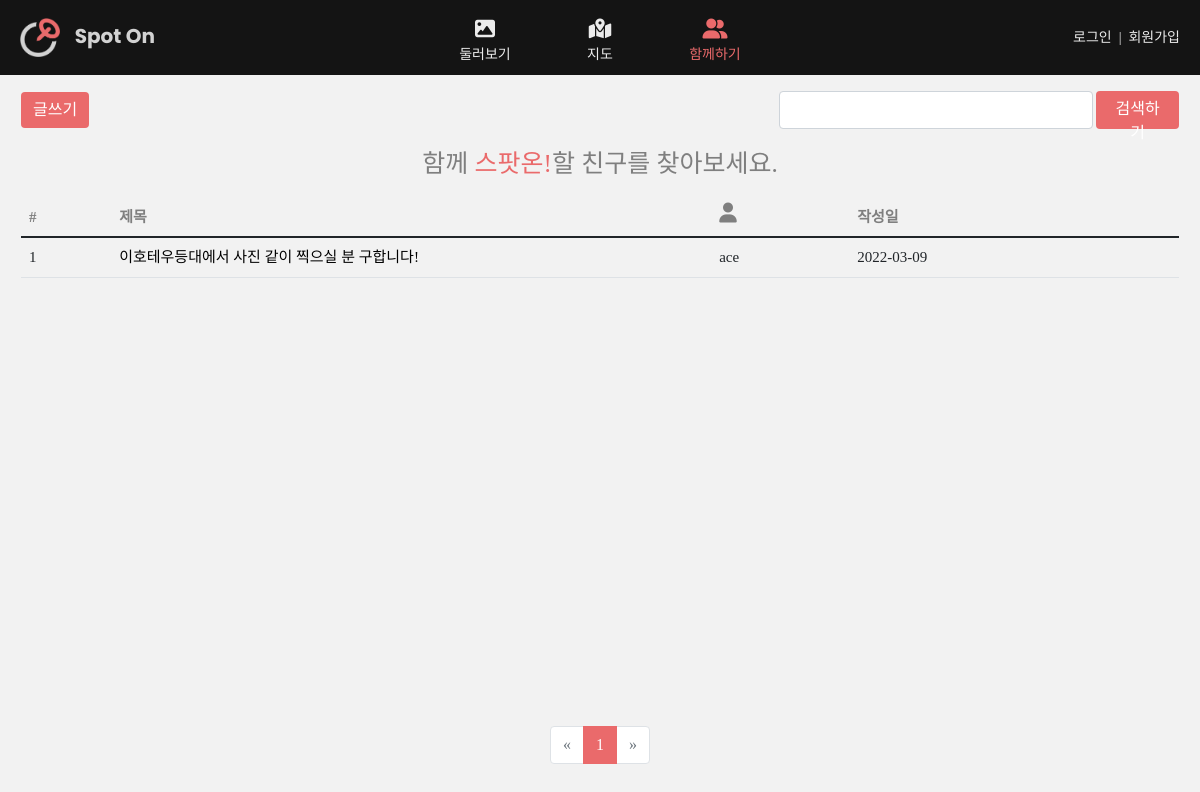
/posts/, run on an earlier commit of the app's database.
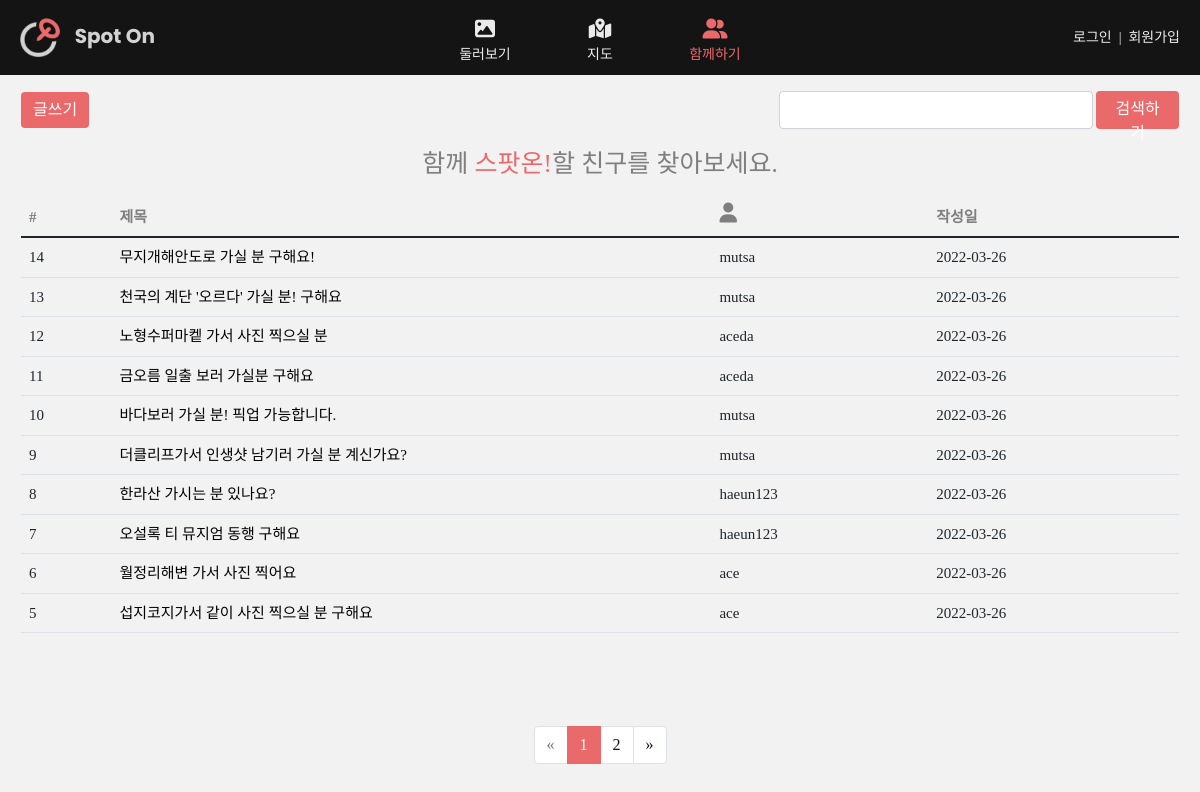
And on a later commit of the database.
### posts/models.py (models this page shows, shortened)
class Post(models.Model):
    user = models.ForeignKey(Profile, on_delete=models.CASCADE, null=True)
    title = models.CharField(max_length=100)
    body = models.CharField(max_length=200)
    location = models.CharField(max_length=100)
    due = models.DateField(null=True)
    created_at = models.DateTimeField(auto_now_add=True)

### accounts/models.py (models this page shows)
class Profile(models.Model):
    user = models.OneToOneField(User, on_delete=models.CASCADE, null=True)
    email = models.EmailField(max_length=100)
    mbti = models.CharField(max_length=50, null=True)
    type = models.CharField(max_length=100)
    age = models.IntegerField(default=0)
    gender = models.CharField(max_length=50)
    introduce = models.CharField(max_length=100)
    image = models.ImageField(upload_to='accounts', null=True)
    def __str__(self):
        return f'{self.user}'

### posts/views.py (the view)
# urls.py: path('', views.index, name="index"),
def index(request):
   posts = Post.objects.all().order_by('-id')    # Post 모델 데이터 전부를 조회해서 posts 변수에 저장
   paginator = Paginator(posts, 10)
   page = request.GET.get('page')
   posts_page = paginator.get_page(page)
   page_range = paginator.page_range
   q = request.GET.get('query', '')
   if q:
       posts_page = Post.objects.all().filter(title__icontains=q)
   context = {
       'posts': posts,
       'page_range': page_range,
       'posts_page': posts_page,
       'q': q,
   }
   return render(request, 'posts/posts.html', context)

### posts/templatetags/post_filter.py (called while the page is built)
@register.filter
def sub(value, arg):
    return value - arg

### posts/templates/posts/posts.html (shortened to what this page needs)
{% extends 'base.html' %}
{% load post_filter %}
{% load static %}
{% block style %}
<link rel="stylesheet" href="{% static 'posts_style.css' %}">
{% endblock %}
{% block content %}
<div class="posts-page">
    <div class="posts-top-bar">
        <div>
            <button type="button" id="posts-b2" class="btn btn-secondary" onclick=location.href="{% url 'posts:create' %}">글쓰기</button>
        </div>
        <div>
                <form class="posts-button" method="GET" action="">
                    <input class="form-control" type="search" name="query" placeholder="{{ q }}">
                    <button id="posts-b1" class="btn btn-secondary" type="submit" ><p>검색하기</p></button>
                </form>
        </div>
    </div>
    <div class="posts_text1">함께 <span class="posts_text2">스팟온!</span>할 친구를 찾아보세요.</div>
    <div class="posts_list">
        <table class="table" id="table_container">
            <thead>
                <tr>
                    <th class="posts_head" scope="col">#</th>
                    <th class="posts_head" id="posts_title" scope="col">제목</th>
                    <th class="posts_head" scope="col"><i class="fas fa-user"></i></th>
                    <th class="posts_head" scope="col">작성일</th>
                </tr>
            </thead>
            <tbody>
                {% if not q %}
                    {% for post in posts_page %}
                    <tr>
                        <td>{{ posts_page.paginator.count|sub:posts_page.start_index|sub:forloop.counter0|add:1 }}</td>
                        <td><a id="post_detail_a" href="{% url 'posts:detail' post.id %}">{{ post.title }}
                            </a></td>
                        <td>{{ post.user }}</td>
                        <td>{{ post.created_at|date:'Y-m-d' }}</td>
                    </tr>
                    {% endfor %}
                {% endif %}
            </tbody>
        </table>
        <div>
            <nav aria-label="Page navigation example" id="paginator_container">
                <ul class="pagination">
                    {% if posts_page.has_previous %}
                    <li class="page-item"><a class="page-link" href="?page={{ posts_page.previous_page_number }}" aria-label="Previous"><span aria-hidden="true">&laquo;</span></a></li>
                    {% else %}
                    <li class="page-item disabled"><a class="page-link" href="?page=1" aria-label="Previous"><span aria-hidden="true">&laquo;</span></a></li>
                    {% endif %}
                    {% for i in page_range %}
                    {% if i == posts_page.number %}
                    <li class="page-item active"><a class="page-link" href="?page={{ i }}">{{ i }}</a></li>
                    {% else %}
                    <li class="page-item"><a class="page-link" href="?page={{ i }}">{{ i }}</a></li>
                    {% endif %}
                    {% endfor %}
                    {% if posts_page.has_next %}
                    <li class="page-item"><a class="page-link" href="?page={{ posts_page.next_page_number }}" aria-label="Next"><span aria-hidden="true">&raquo;</span></a></li>
                    {% else %}
                    <li class="page-item disabled"><a class="page-link" href="?page={{ posts_page.paginator.num_pages }}" aria-label="Next"><span aria-hidden="true">&raquo;</span></a></li>
                    {% endif %}
                </ul>
            </nav>
        </div>
    </div>
</div>
{% endblock %}

What changed in the data, as far as the page shows it:
removed Post: paginator.count|sub "1", title "이호테우등대에서 사진 같이 찍으실 분 구합니다!", user "ace", created_at "2022-03-09"
added Post: paginator.count|sub "14", title "무지개해안도로 가실 분 구해요!", user "mutsa", created_at "2022-03-26"
added Post: paginator.count|sub "13", title "천국의 계단 '오르다' 가실 분! 구해요", user "mutsa", created_at "2022-03-26"
added Post: paginator.count|sub "12", title "노형수퍼마켙 가서 사진 찍으실 분", user "aceda", created_at "2022-03-26"
added Post: paginator.count|sub "11", title "금오름 일출 보러 가실분 구해요", user "aceda", created_at "2022-03-26"
added Post: paginator.count|sub "10", title "바다보러 가실 분! 픽업 가능합니다.", user "mutsa", created_at "2022-03-26"
added Post: paginator.count|sub "9", title "더클리프가서 인생샷 남기러 가실 분 계신가요?", user "mutsa", created_at "2022-03-26"
added Post: paginator.count|sub "8", title "한라산 가시는 분 있나요?", user "haeun123", created_at "2022-03-26"
added Post: paginator.count|sub "7", title "오설록 티 뮤지엄 동행 구해요", user "haeun123", created_at "2022-03-26"
added Post: paginator.count|sub "6", title "월정리해변 가서 사진 찍어요", user "ace", created_at "2022-03-26"
added Post: paginator.count|sub "5", title "섭지코지가서 같이 사진 찍으실 분 구해요", user "ace", created_at "2022-03-26"
Also different on the page:
new list line: "2"
